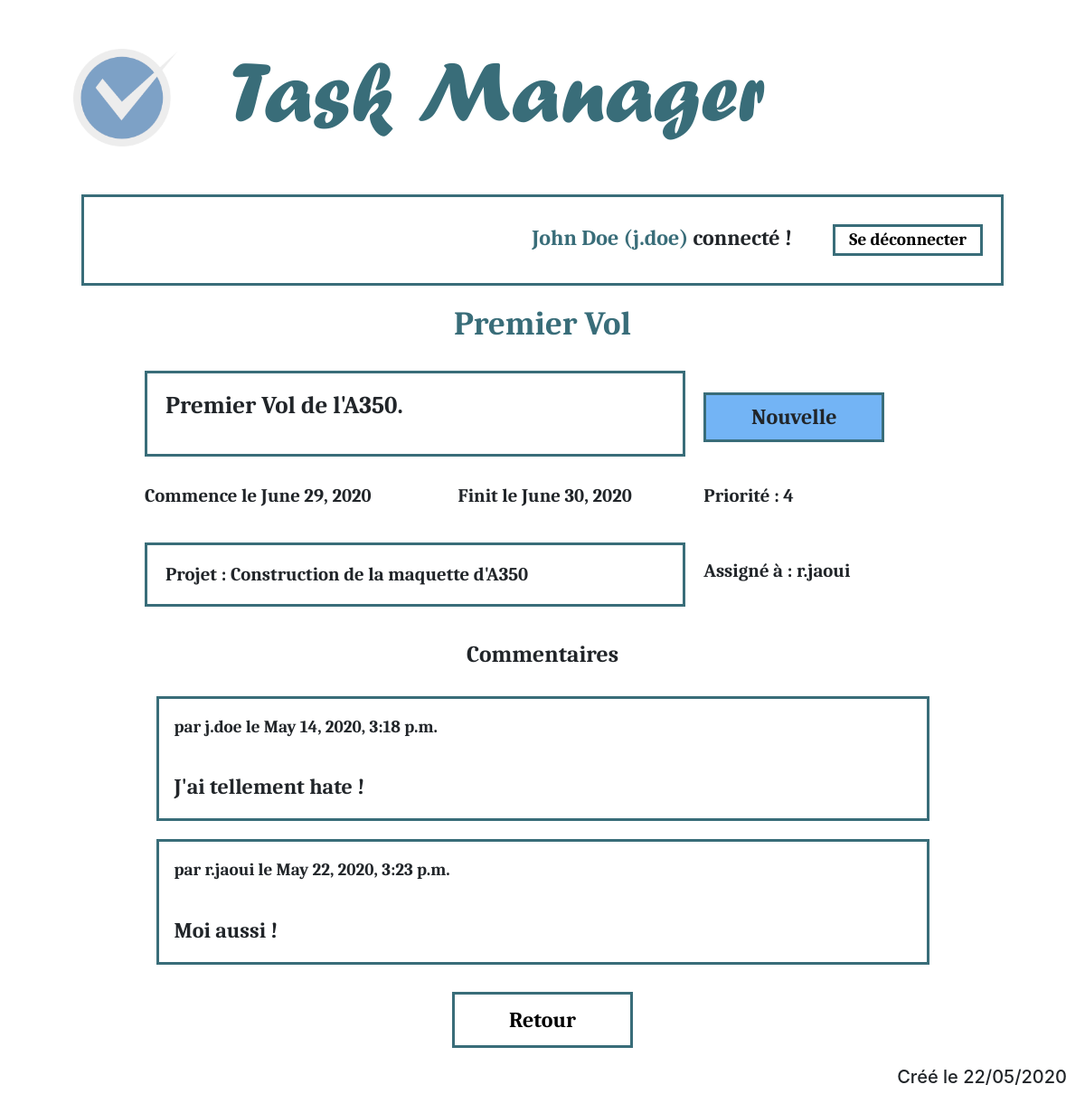
The page /manager/tache/9 (signed in) on the database its author committed.
### taskmanager/models.py (models this page shows, shortened)
class Tache(models.Model):
    titre = models.CharField(max_length=100)
    description = models.TextField()
    start = models.DateField(default=timezone.now)
    end = models.DateField(default=timezone.now)
    priority = models.IntegerField(default=1)
    assigned = models.ForeignKey(User, on_delete=models.CASCADE)
    status = models.ForeignKey('Statut', on_delete=models.CASCADE)
    projet = models.ForeignKey('Projet', on_delete=models.CASCADE)
    class Meta:
        verbose_name = "tache"

class Statut(models.Model):
    nom = models.CharField(max_length=50)
    couleur = models.CharField(max_length=50)
    class Meta:
        verbose_name = "statut"
    def __str__(self):
        return self.nom

class Projet(models.Model):
    nom = models.CharField(max_length=100)
    class Meta:
        verbose_name = "projet"
    def __str__(self):
        return self.nom

class Commentaire(models.Model):
    texte = models.TextField()
    date = models.DateTimeField(default=timezone.now)
    tache = models.ForeignKey('Tache', on_delete=models.CASCADE)
    user = models.ForeignKey(User, on_delete=models.CASCADE)
    class Meta:
        verbose_name = "commentaire"

### taskmanager/views.py (the view)
# urls.py: path('tache/<int:id>', tache, name = "Tache"),
def tache(request, id):
    connected = request.user.is_authenticated
    name = ""
    username = ""
    tache = None
    commentaires = None
    if connected:
        name = request.user.first_name + " " + request.user.last_name
        username = request.user.username
        if request.user.has_perm('taskmanager.view_commentaire') and request.user.has_perm('taskmanager.view_tache'):
            tache = Tache.objects.get(id=id)
            commentaires = Commentaire.objects.filter(tache = tache).order_by('date')
        else:
            return redirect(denied)
    else:
        return redirect(connect)
    return render(request, 'taskmanager/tache.html', locals())

### templates/taskmanager/tache.html (shortened to what this page needs)
{% extends "base.html" %}
{% load static %}
{% block css %}<link rel="stylesheet" href="{% static 'css/taskmanager/tache.css' %} ">{% endblock %}
{% block contenu %}
    <h3>{{ tache.titre }}</h3>
    <table class="content">
        <tr>
            <td colspan="2">
                <h5>{{ tache.description|linebreaks }}</h5>
            </td>
            <td>
                <div class="stat">
                    <h4 class="size-stat" style="background-color:{{ tache.status.couleur }};" >{{ tache.status }}</h4>
                </div>
            </td>
        </tr>
        <tr>
            <td>
                <p>Commence le {{ tache.start }}</p>
            </td>
            <td>
                <p>Finit le {{ tache.end }}</p>
            </td>
            <td>
                <p>Priorité : {{ tache.priority }}</p>
            </td>
        </tr>
        <tr>
            <td colspan="2">
                <h5>Projet : {{ tache.projet }}</h5>
            </td>
            <td>
                <p>Assigné à : {{ tache.assigned }}</p>
            </td>
        </tr>
    </table>
    <h4 id="subtitle">Commentaires</h4>
    <ul id="comments">
        {% for comm in commentaires %}
            <li>
                <table>
                    <tr>
                        <td>
                            <p class="comm-header">par {{ comm.user }} le {{ comm.date }}</p>
                        </td>
                    </tr>
                    <tr>
                        <td>
                            <p class="comm">{{ comm.texte }}</p>
                        </td>
                    </tr>
                </table>
            </li>
        {% endfor %}
    </ul>
    <a id="ret" href="{% url "Projet" tache.projet.id %}"><p>Retour</p></a>
{% endblock %}

### templates/base.html (shortened to what this page needs)
<!DOCTYPE html>
<html lang="en">
<head>
    {% load static %}
    <link rel="stylesheet" href="https://maxcdn.bootstrapcdn.com/bootstrap/4.5.0/css/bootstrap.min.css">
    <link rel="stylesheet" href="{% static 'css/base.css' %} ">
    {% block css %}{% endblock %}
</head>
<body>
    <div class="center per-90">
        <table id="full">
            <tr>
                <td id = "icon-cont">
                    <img src="{% static "images/icon.png" %}" alt="logo" id="icon"/>
                </td>
                <td>
                    <h1 id = "title">Task Manager</h1>
                </td>
            </tr>
        </table>
    </div>
    <div class="center bloc-85">
        {% if connected %}
            <h4 class="regular"><span>{{ name }} ({{ username }})</span> connecté ! <a href="{% url "Deconnexion" %}"><button id="disconnect">Se déconnecter</button></a></h4>
        {% else %}
            <h4 class="regular">Non connecté...</h4>
        {% endif %}
    </div>
    <div id="content" class="regular">
        {% block contenu %}{% endblock %}
    </div>
    <h5>Créé le 22/05/2020</h5>
</body>
</html>

### static/css/base.css (style rules this page uses)
.regular { font-family: 'Caladea'; }
h1 { width: 85%; margin: auto; padding: 5px; padding-bottom: 15px; font-size: 600%; color: #396d79; font-family: 'Forte'; }
h3 { color: #396d79; width: 85%; margin: auto; font-size: 230%; text-align: center; }
h4 { font-size: 150%; text-align: right; margin-top: 10px; margin-bottom: 10px; }
#disconnect { font-size: 80%; background-color: transparent; border: solid 3px #396d79; padding: 3px 15px; margin-left: 40px; }
h5 { text-align: right; padding: 20px; }
#icon { width: 100%; height: 100%; float:left; }
#title { margin: 30px; font-size: 600%; color: #396d79; font-family: 'Forte'; text-align: left; }
.bloc-85 { padding: 20px; width: 85%; border: solid 3px #396d79; margin: 15px; }
.per-90 { width: 90%; }
.center { margin: auto }
#full { width: 100%; }
#icon-cont { width: 150px; height: 150px; }
span { color: #396d79; }

### static/css/taskmanager/tache.css (style rules this page uses)
h3 { margin-top: 20px; margin-bottom: 20px; }
.content h5 { border: solid 3px #396d79; font-size: 130%; text-align: left; }
.content p { font-size: 130%; }
#subtitle { text-align: center; font-size: 160%; }
#content table { width: 75%; margin: 20px auto; }
td { padding: 10px; }
.stat { width: 200px; }
.size-stat { padding: 10px; text-align: center; border: solid 3px #396d79; }
ul { margin:30px; padding:0px; list-style: none; }
#ret { text-decoration:none; }
#ret p { font-size: 150%; text-decoration:none; padding: 10px; margin: auto; margin-top: 20px; text-align: center; color: black; background-color: transparent; border: solid 3px #396d79; width: 200px; }
.comm-header { font-size: 120%; padding: 7px; margin: 0px; }
.comm { font-size: 150%; padding: 7px; margin: 0px; }
#comments table { border: solid 3px #396d79; }

### rows shown on the page
Tache: titre "Premier Vol", description "Premier Vol de l'A350.", status "Nouvelle", start "June 29, 2020", end "June 30, 2020", priority "4", projet "Construction de la maquette d'A350", assigned "r.jaoui"
Commentaire: user "j.doe", date "May 14, 2020, 3:18 p.m.", texte "J'ai tellement hate !"
Commentaire: user "r.jaoui", date "May 22, 2020, 3:23 p.m.", texte "Moi aussi !"

### other values the page prints
{{ name }} "John Doe"
{{ username }} "j.doe"
